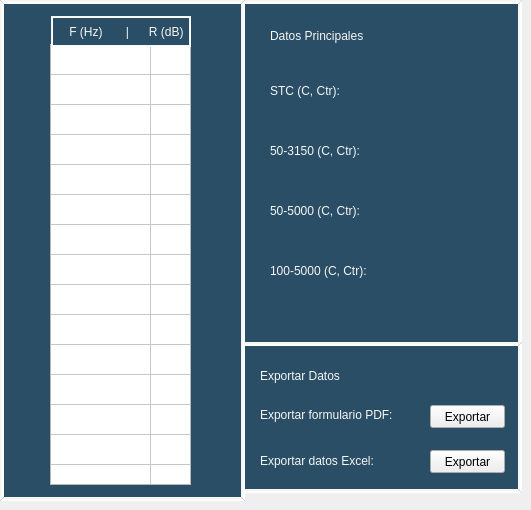
   <widget class="QWidget" name="tab_2">
    <attribute name="title">
     <string>STC</string>
    </attribute>
    <widget class="QGraphicsView" name="graphicsView_6">
     <property name="geometry">
      <rect>
       <x>0</x>
       <y>0</y>
       <width>245</width>
       <height>501</height>
      </rect>
     </property>
     <property name="styleSheet">
      <string notr="true">background-color: rgb(42,78,102);
border: 4px;
border-color: rgb(246, 246, 244);
border-style:  groove;</string>
     </property>
    </widget>
    <widget class="QLabel" name="label_tabla_2">
     <property name="geometry">
      <rect>
       <x>51</x>
       <y>16</y>
       <width>140</width>
       <height>31</height>
      </rect>
     </property>
     <property name="styleSheet">
      <string notr="true">font: 10pt &quot;Technic&quot;;
font: 25 8pt &quot;Microsoft YaHei Light&quot;;
color: rgb(246, 246, 244);
background-color: rgb(42, 78, 102);
border: 2px;
border-color: rgb(246, 246, 244);
border-style:  groove;</string>
     </property>
     <property name="text">
      <string>    F (Hz)       |      R (dB)</string>
     </property>
    </widget>
    <widget class="QTableWidget" name="tabla_STC">
     <property name="geometry">
      <rect>
       <x>50</x>
       <y>44</y>
       <width>141</width>
       <height>441</height>
      </rect>
     </property>
     <property name="sizePolicy">
      <sizepolicy hsizetype="Expanding" vsizetype="Fixed">
       <horstretch>0</horstretch>
       <verstretch>0</verstretch>
      </sizepolicy>
     </property>
     <property name="styleSheet">
      <string notr="true">font-size: 11px;
 border-collapse: collapse;
text-align: center;</string>
     </property>
     <property name="verticalScrollBarPolicy">
      <enum>Qt::ScrollBarAlwaysOff</enum>
     </property>
     <property name="horizontalScrollBarPolicy">
      <enum>Qt::ScrollBarAlwaysOff</enum>
     </property>
     <property name="rowCount">
      <number>21</number>
     </property>
     <attribute name="horizontalHeaderVisible">
      <bool>false</bool>
     </attribute>
     <attribute name="verticalHeaderVisible">
      <bool>false</bool>
     </attribute>
     <row/>
     <row/>
     <row/>
     <row/>
     <row/>
     <row/>
     <row/>
     <row/>
     <row/>
     <row/>
     <row/>
     <row/>
     <row/>
     <row/>
     <row/>
     <row/>
     <row/>
     <row/>
     <row/>
     <row/>
     <row/>
     <column>
      <property name="text">
       <string>F (Hz)</string>
      </property>
     </column>
     <column>
      <property name="text">
       <string>R (dB)</string>
      </property>
     </column>
    </widget>
    <widget class="QLabel" name="label_100_5000_R_3">
     <property name="geometry">
      <rect>
       <x>400</x>
       <y>260</y>
       <width>111</width>
       <height>21</height>
      </rect>
     </property>
     <property name="styleSheet">
      <string notr="true">font: 11pt &quot;MS Shell Dlg 2&quot;;
background-color: rgb(42,78,102);
color: rgb(246, 246, 244);</string>
     </property>
     <property name="text">
      <string/>
     </property>
    </widget>
    <widget class="QLabel" name="label_main_data_2">
     <property name="geometry">
      <rect>
       <x>270</x>
       <y>80</y>
       <width>81</width>
       <height>21</height>
      </rect>
     </property>
     <property name="styleSheet">
      <string notr="true">font: 11pt &quot;MS Shell Dlg 2&quot;;
background-color: rgb(42,78,102);
color: rgb(246, 246, 244);</string>
     </property>
     <property name="text">
      <string>Rw (C, Ctr):</string>
     </property>
    </widget>
    <widget class="QLabel" name="label_13">
     <property name="geometry">
      <rect>
       <x>270</x>
       <y>260</y>
       <width>121</width>
       <height>21</height>
      </rect>
     </property>
     <property name="styleSheet">
      <string notr="true">font: 11pt &quot;MS Shell Dlg 2&quot;;
background-color: rgb(42,78,102);
color: rgb(246, 246, 244);</string>
     </property>
     <property name="text">
      <string>100-5000 (C, Ctr):</string>
     </property>
    </widget>
    <widget class="QGraphicsView" name="graphicsView_9">
     <property name="geometry">
      <rect>
       <x>241</x>
       <y>0</y>
       <width>281</width>
       <height>351</height>
      </rect>
     </property>
     <property name="styleSheet">
      <string notr="true">background-color: rgb(42,78,102);
border: 4px;
border-color: rgb(246, 246, 244);
border-style:  groove;</string>
     </property>
    </widget>
    <widget class="QLabel" name="label_50_5000_STC">
     <property name="geometry">
      <rect>
       <x>400</x>
       <y>200</y>
       <width>111</width>
       <height>21</height>
      </rect>
     </property>
     <property name="styleSheet">
      <string notr="true">font: 11pt &quot;MS Shell Dlg 2&quot;;
background-color: rgb(42,78,102);
color: rgb(246, 246, 244);</string>
     </property>
     <property name="text">
      <string/>
     </property>
    </widget>
    <widget class="QLabel" name="label_Rw_STC">
     <property name="geometry">
      <rect>
       <x>368</x>
       <y>81</y>
       <width>121</width>
       <height>21</height>
      </rect>
     </property>
     <property name="styleSheet">
      <string notr="true">font: 11pt &quot;MS Shell Dlg 2&quot;;
background-color: rgb(42,78,102);
color: rgb(246, 246, 244);</string>
     </property>
     <property name="text">
      <string/>
     </property>
    </widget>
    <widget class="QLabel" name="label_14">
     <property name="geometry">
      <rect>
       <x>270</x>
       <y>140</y>
       <width>121</width>
       <height>21</height>
      </rect>
     </property>
     <property name="styleSheet">
      <string notr="true">font: 11pt &quot;MS Shell Dlg 2&quot;;
background-color: rgb(42,78,102);
color: rgb(246, 246, 244);</string>
     </property>
     <property name="text">
      <string>50-3150 (C, Ctr):</string>
     </property>
    </widget>
    <widget class="QLabel" name="title_label_5">
     <property name="geometry">
      <rect>
       <x>270</x>
       <y>10</y>
       <width>221</width>
       <height>51</height>
      </rect>
     </property>
     <property name="styleSheet">
      <string notr="true">font: 20pt &quot;Technic&quot;;
color: rgb(246, 246, 244);
background-color: rgb(42, 78, 102);</string>
     </property>
     <property name="text">
      <string>Datos Principales</string>
     </property>
    </widget>
    <widget class="QLabel" name="label_15">
     <property name="geometry">
      <rect>
       <x>270</x>
       <y>200</y>
       <width>121</width>
       <height>21</height>
      </rect>
     </property>
     <property name="styleSheet">
      <string notr="true">font: 11pt &quot;MS Shell Dlg 2&quot;;
background-color: rgb(42,78,102);
color: rgb(246, 246, 244);</string>
     </property>
     <property name="text">
      <string>50-5000 (C, Ctr):</string>
     </property>
    </widget>
    <widget class="QLabel" name="label_50_3150_STC">
     <property name="geometry">
      <rect>
       <x>400</x>
       <y>140</y>
       <width>111</width>
       <height>21</height>
      </rect>
     </property>
     <property name="styleSheet">
      <string notr="true">font: 11pt &quot;MS Shell Dlg 2&quot;;
background-color: rgb(42,78,102);
color: rgb(246, 246, 244);</string>
     </property>
     <property name="text">
      <string/>
     </property>
    </widget>
    <widget class="QLabel" name="label_main_data_3">
     <property name="geometry">
      <rect>
       <x>270</x>
       <y>80</y>
       <width>81</width>
       <height>21</height>
      </rect>
     </property>
     <property name="styleSheet">
      <string notr="true">font: 11pt &quot;MS Shell Dlg 2&quot;;
background-color: rgb(42,78,102);
color: rgb(246, 246, 244);</string>
     </property>
     <property name="text">
      <string>STC (C, Ctr):</string>
     </property>
    </widget>
    <widget class="QLabel" name="label_16">
     <property name="geometry">
      <rect>
       <x>270</x>
       <y>260</y>
       <width>121</width>
       <height>21</height>
      </rect>
     </property>
     <property name="styleSheet">
      <string notr="true">font: 11pt &quot;MS Shell Dlg 2&quot;;
background-color: rgb(42,78,102);
color: rgb(246, 246, 244);</string>
     </property>
     <property name="text">
      <string>100-5000 (C, Ctr):</string>
     </property>
    </widget>
    <widget class="QLabel" name="label_100_5000_STC">
     <property name="geometry">
      <rect>
       <x>402</x>
       <y>260</y>
       <width>111</width>
       <height>21</height>
      </rect>
     </property>
     <property name="styleSheet">
      <string notr="true">font: 11pt &quot;MS Shell Dlg 2&quot;;
background-color: rgb(42,78,102);
color: rgb(246, 246, 244);</string>
     </property>
     <property name="text">
      <string/>
     </property>
    </widget>
    <widget class="QLabel" name="label_17">
     <property name="geometry">
      <rect>
       <x>260</x>
       <y>450</y>
       <width>181</width>
       <height>21</height>
      </rect>
     </property>
     <property name="styleSheet">
      <string notr="true">font: 11pt &quot;MS Shell Dlg 2&quot;;
background-color: rgb(42,78,102);
color: rgb(246, 246, 244);</string>
     </property>
     <property name="text">
      <string>Exportar datos Excel:</string>
     </property>
    </widget>
    <widget class="QLabel" name="label_18">
     <property name="geometry">
      <rect>
       <x>260</x>
       <y>404</y>
       <width>181</width>
       <height>21</height>
      </rect>
     </property>
     <property name="styleSheet">
      <string notr="true">font: 11pt &quot;MS Shell Dlg 2&quot;;
background-color: rgb(42,78,102);
color: rgb(246, 246, 244);</string>
     </property>
     <property name="text">
      <string>Exportar formulario PDF:</string>
     </property>
    </widget>
    <widget class="QLabel" name="title_label_6">
     <property name="geometry">
      <rect>
       <x>260</x>
       <y>350</y>
       <width>211</width>
       <height>51</height>
      </rect>
     </property>
     <property name="styleSheet">
      <string notr="true">font: 20pt &quot;Technic&quot;;
color: rgb(246, 246, 244);
background-color: rgb(42, 78, 102);</string>
     </property>
     <property name="text">
      <string>Exportar Datos</string>
     </property>
    </widget>
    <widget class="QPushButton" name="exportar_pdf_STC">
     <property name="geometry">
      <rect>
       <x>430</x>
       <y>405</y>
       <width>75</width>
       <height>23</height>
      </rect>
     </property>
     <property name="text">
      <string>Exportar</string>
     </property>
    </widget>
    <widget class="QPushButton" name="exportar_excel_STC">
     <property name="geometry">
      <rect>
       <x>430</x>
       <y>450</y>
       <width>75</width>
       <height>23</height>
      </rect>
     </property>
     <property name="text">
      <string>Exportar</string>
     </property>
    </widget>
    <widget class="QGraphicsView" name="graphicsView_10">
     <property name="geometry">
      <rect>
       <x>241</x>
       <y>342</y>
       <width>281</width>
       <height>151</height>
      </rect>
     </property>
     <property name="styleSheet">
      <string notr="true">background-color: rgb(42,78,102);
border: 4px;
border-color: rgb(246, 246, 244);
border-style:  groove;</string>
     </property>
    </widget>
    <zorder>graphicsView_9</zorder>
    <zorder>graphicsView_10</zorder>
    <zorder>graphicsView_6</zorder>
    <zorder>tabla_STC</zorder>
    <zorder>label_tabla_2</zorder>
    <zorder>label_100_5000_R_3</zorder>
    <zorder>label_main_data_2</zorder>
    <zorder>label_13</zorder>
    <zorder>label_50_5000_STC</zorder>
    <zorder>label_Rw_STC</zorder>
    <zorder>label_14</zorder>
    <zorder>title_label_5</zorder>
    <zorder>label_15</zorder>
    <zorder>label_50_3150_STC</zorder>
    <zorder>label_main_data_3</zorder>
    <zorder>label_16</zorder>
    <zorder>label_100_5000_STC</zorder>
    <zorder>label_17</zorder>
    <zorder>label_18</zorder>
    <zorder>title_label_6</zorder>
    <zorder>exportar_pdf_STC</zorder>
    <zorder>exportar_excel_STC</zorder>
   </widget>
